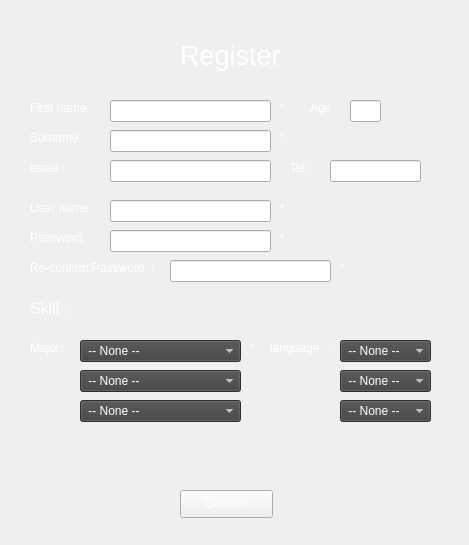
<?xml version="1.0" encoding="UTF-8"?>
<ui version="4.0">
 <class>register_user</class>
 <widget class="QWidget" name="register_user">
  <property name="geometry">
   <rect>
    <x>0</x>
    <y>0</y>
    <width>469</width>
    <height>545</height>
   </rect>
  </property>
  <property name="windowTitle">
   <string>Form</string>
  </property>
  <property name="styleSheet">
   <string notr="true">QWidget{
	background-image: url(:/bg/grey.png);
	color: white
}

QComboBox{	
	background-color: rgb(65, 65, 65);
}

QLabel#error_label{	
	color: red;
}</string>
  </property>
  <widget class="QPushButton" name="confirm_b">
   <property name="geometry">
    <rect>
     <x>180</x>
     <y>490</y>
     <width>93</width>
     <height>28</height>
    </rect>
   </property>
   <property name="text">
    <string>Confirm</string>
   </property>
  </widget>
  <widget class="QLabel" name="label">
   <property name="geometry">
    <rect>
     <x>30</x>
     <y>100</y>
     <width>81</width>
     <height>16</height>
    </rect>
   </property>
   <property name="text">
    <string>First name:</string>
   </property>
  </widget>
  <widget class="QLabel" name="label_2">
   <property name="geometry">
    <rect>
     <x>30</x>
     <y>130</y>
     <width>71</width>
     <height>16</height>
    </rect>
   </property>
   <property name="text">
    <string>Surname  :</string>
   </property>
  </widget>
  <widget class="QLabel" name="label_4">
   <property name="geometry">
    <rect>
     <x>180</x>
     <y>30</y>
     <width>171</width>
     <height>51</height>
    </rect>
   </property>
   <property name="font">
    <font>
     <pointsize>20</pointsize>
    </font>
   </property>
   <property name="text">
    <string>Register</string>
   </property>
  </widget>
  <widget class="QLabel" name="label_5">
   <property name="geometry">
    <rect>
     <x>30</x>
     <y>200</y>
     <width>81</width>
     <height>16</height>
    </rect>
   </property>
   <property name="text">
    <string>User name :</string>
   </property>
  </widget>
  <widget class="QLabel" name="label_6">
   <property name="geometry">
    <rect>
     <x>30</x>
     <y>230</y>
     <width>71</width>
     <height>16</height>
    </rect>
   </property>
   <property name="text">
    <string>Password   :</string>
   </property>
  </widget>
  <widget class="QLabel" name="label_7">
   <property name="geometry">
    <rect>
     <x>310</x>
     <y>100</y>
     <width>53</width>
     <height>16</height>
    </rect>
   </property>
   <property name="text">
    <string>Age :</string>
   </property>
  </widget>
  <widget class="QLabel" name="label_8">
   <property name="geometry">
    <rect>
     <x>30</x>
     <y>300</y>
     <width>53</width>
     <height>16</height>
    </rect>
   </property>
   <property name="font">
    <font>
     <pointsize>12</pointsize>
    </font>
   </property>
   <property name="text">
    <string>Skill :</string>
   </property>
  </widget>
  <widget class="QLineEdit" name="register_firstname">
   <property name="geometry">
    <rect>
     <x>110</x>
     <y>100</y>
     <width>161</width>
     <height>22</height>
    </rect>
   </property>
  </widget>
  <widget class="QLineEdit" name="register_surname">
   <property name="geometry">
    <rect>
     <x>110</x>
     <y>130</y>
     <width>161</width>
     <height>22</height>
    </rect>
   </property>
  </widget>
  <widget class="QLineEdit" name="register_user_2">
   <property name="geometry">
    <rect>
     <x>110</x>
     <y>200</y>
     <width>161</width>
     <height>22</height>
    </rect>
   </property>
  </widget>
  <widget class="QLineEdit" name="register_password">
   <property name="geometry">
    <rect>
     <x>110</x>
     <y>230</y>
     <width>161</width>
     <height>22</height>
    </rect>
   </property>
  </widget>
  <widget class="QLineEdit" name="register_age">
   <property name="geometry">
    <rect>
     <x>350</x>
     <y>100</y>
     <width>31</width>
     <height>22</height>
    </rect>
   </property>
   <property name="text">
    <string/>
   </property>
  </widget>
  <widget class="QComboBox" name="register_major">
   <property name="geometry">
    <rect>
     <x>80</x>
     <y>340</y>
     <width>161</width>
     <height>22</height>
    </rect>
   </property>
   <item>
    <property name="text">
     <string> -- None --</string>
    </property>
   </item>
   <item>
    <property name="text">
     <string>Accounting</string>
    </property>
   </item>
   <item>
    <property name="text">
     <string>Computer Science</string>
    </property>
   </item>
   <item>
    <property name="text">
     <string>Engineering</string>
    </property>
   </item>
   <item>
    <property name="text">
     <string>Business Administration</string>
    </property>
   </item>
   <item>
    <property name="text">
     <string>Sociology/Social Work</string>
    </property>
   </item>
   <item>
    <property name="text">
     <string>Mathematics/Statistics</string>
    </property>
   </item>
   <item>
    <property name="text">
     <string>Psychology</string>
    </property>
   </item>
   <item>
    <property name="text">
     <string>History/Political Science</string>
    </property>
   </item>
   <item>
    <property name="text">
     <string>Healthcare</string>
    </property>
   </item>
   <item>
    <property name="text">
     <string>Education</string>
    </property>
   </item>
   <item>
    <property name="text">
     <string>Environmental Science</string>
    </property>
   </item>
   <item>
    <property name="text">
     <string>Visual &amp; Performing Arts</string>
    </property>
   </item>
  </widget>
  <widget class="QLabel" name="label_9">
   <property name="geometry">
    <rect>
     <x>30</x>
     <y>340</y>
     <width>51</width>
     <height>16</height>
    </rect>
   </property>
   <property name="text">
    <string>Major:</string>
   </property>
  </widget>
  <widget class="QLabel" name="label_10">
   <property name="geometry">
    <rect>
     <x>270</x>
     <y>340</y>
     <width>71</width>
     <height>16</height>
    </rect>
   </property>
   <property name="text">
    <string>language   :</string>
   </property>
  </widget>
  <widget class="QComboBox" name="register_language">
   <property name="geometry">
    <rect>
     <x>340</x>
     <y>340</y>
     <width>91</width>
     <height>22</height>
    </rect>
   </property>
   <item>
    <property name="text">
     <string> -- None -- </string>
    </property>
   </item>
   <item>
    <property name="text">
     <string>English</string>
    </property>
   </item>
   <item>
    <property name="text">
     <string>Thai</string>
    </property>
   </item>
   <item>
    <property name="text">
     <string>Chinese</string>
    </property>
   </item>
   <item>
    <property name="text">
     <string>Spanish</string>
    </property>
   </item>
   <item>
    <property name="text">
     <string>Japanese</string>
    </property>
   </item>
   <item>
    <property name="text">
     <string>Korea</string>
    </property>
   </item>
  </widget>
  <widget class="QLineEdit" name="register_rePassword">
   <property name="geometry">
    <rect>
     <x>170</x>
     <y>260</y>
     <width>161</width>
     <height>22</height>
    </rect>
   </property>
  </widget>
  <widget class="QLabel" name="label_15">
   <property name="geometry">
    <rect>
     <x>30</x>
     <y>260</y>
     <width>141</width>
     <height>16</height>
    </rect>
   </property>
   <property name="text">
    <string>Re-confirm Password  :</string>
   </property>
  </widget>
  <widget class="QLabel" name="label_17">
   <property name="geometry">
    <rect>
     <x>280</x>
     <y>200</y>
     <width>16</width>
     <height>16</height>
    </rect>
   </property>
   <property name="text">
    <string>*</string>
   </property>
  </widget>
  <widget class="QLabel" name="label_18">
   <property name="geometry">
    <rect>
     <x>280</x>
     <y>230</y>
     <width>16</width>
     <height>16</height>
    </rect>
   </property>
   <property name="text">
    <string>*</string>
   </property>
  </widget>
  <widget class="QLabel" name="label_19">
   <property name="geometry">
    <rect>
     <x>340</x>
     <y>260</y>
     <width>16</width>
     <height>16</height>
    </rect>
   </property>
   <property name="text">
    <string>*</string>
   </property>
  </widget>
  <widget class="QLabel" name="label_20">
   <property name="geometry">
    <rect>
     <x>250</x>
     <y>340</y>
     <width>16</width>
     <height>16</height>
    </rect>
   </property>
   <property name="text">
    <string>*</string>
   </property>
  </widget>
  <widget class="QLabel" name="label_21">
   <property name="geometry">
    <rect>
     <x>280</x>
     <y>100</y>
     <width>16</width>
     <height>16</height>
    </rect>
   </property>
   <property name="text">
    <string>*</string>
   </property>
  </widget>
  <widget class="QLabel" name="label_22">
   <property name="geometry">
    <rect>
     <x>280</x>
     <y>130</y>
     <width>16</width>
     <height>16</height>
    </rect>
   </property>
   <property name="text">
    <string>*</string>
   </property>
  </widget>
  <widget class="QLabel" name="label_23">
   <property name="geometry">
    <rect>
     <x>30</x>
     <y>160</y>
     <width>61</width>
     <height>16</height>
    </rect>
   </property>
   <property name="text">
    <string>email :</string>
   </property>
  </widget>
  <widget class="QLineEdit" name="register_email">
   <property name="geometry">
    <rect>
     <x>110</x>
     <y>160</y>
     <width>161</width>
     <height>22</height>
    </rect>
   </property>
  </widget>
  <widget class="QLabel" name="label_24">
   <property name="geometry">
    <rect>
     <x>290</x>
     <y>160</y>
     <width>31</width>
     <height>16</height>
    </rect>
   </property>
   <property name="text">
    <string>Tel :</string>
   </property>
  </widget>
  <widget class="QLineEdit" name="register_tel">
   <property name="geometry">
    <rect>
     <x>330</x>
     <y>160</y>
     <width>91</width>
     <height>22</height>
    </rect>
   </property>
   <property name="text">
    <string/>
   </property>
  </widget>
  <widget class="QComboBox" name="register_major2">
   <property name="geometry">
    <rect>
     <x>80</x>
     <y>370</y>
     <width>161</width>
     <height>22</height>
    </rect>
   </property>
   <item>
    <property name="text">
     <string> -- None --</string>
    </property>
   </item>
   <item>
    <property name="text">
     <string>Accounting</string>
    </property>
   </item>
   <item>
    <property name="text">
     <string>Computer Science</string>
    </property>
   </item>
   <item>
    <property name="text">
     <string>Engineering</string>
    </property>
   </item>
   <item>
    <property name="text">
     <string>Business Administration</string>
    </property>
   </item>
   <item>
    <property name="text">
     <string>Sociology/Social Work</string>
    </property>
   </item>
   <item>
    <property name="text">
     <string>Mathematics/Statistics</string>
    </property>
   </item>
   <item>
    <property name="text">
     <string>Psychology</string>
    </property>
   </item>
   <item>
    <property name="text">
     <string>History/Political Science</string>
    </property>
   </item>
   <item>
    <property name="text">
     <string>Healthcare</string>
    </property>
   </item>
   <item>
    <property name="text">
     <string>Education</string>
    </property>
   </item>
   <item>
    <property name="text">
     <string>Environmental Science</string>
    </property>
   </item>
   <item>
    <property name="text">
     <string>Visual &amp; Performing Arts</string>
    </property>
   </item>
  </widget>
  <widget class="QComboBox" name="register_major3">
   <property name="geometry">
    <rect>
     <x>80</x>
     <y>400</y>
     <width>161</width>
     <height>22</height>
    </rect>
   </property>
   <item>
    <property name="text">
     <string> -- None --</string>
    </property>
   </item>
   <item>
    <property name="text">
     <string>Accounting</string>
    </property>
   </item>
   <item>
    <property name="text">
     <string>Computer Science</string>
    </property>
   </item>
   <item>
    <property name="text">
     <string>Engineering</string>
    </property>
   </item>
   <item>
    <property name="text">
     <string>Business Administration</string>
    </property>
   </item>
   <item>
    <property name="text">
     <string>Sociology/Social Work</string>
    </property>
   </item>
   <item>
    <property name="text">
     <string>Mathematics/Statistics</string>
    </property>
   </item>
   <item>
    <property name="text">
     <string>Psychology</string>
    </property>
   </item>
   <item>
    <property name="text">
     <string>History/Political Science</string>
    </property>
   </item>
   <item>
    <property name="text">
     <string>Healthcare</string>
    </property>
   </item>
   <item>
    <property name="text">
     <string>Education</string>
    </property>
   </item>
   <item>
    <property name="text">
     <string>Environmental Science</string>
    </property>
   </item>
   <item>
    <property name="text">
     <string>Visual &amp; Performing Arts</string>
    </property>
   </item>
  </widget>
  <widget class="QComboBox" name="cregister_language2">
   <property name="geometry">
    <rect>
     <x>340</x>
     <y>370</y>
     <width>91</width>
     <height>22</height>
    </rect>
   </property>
   <item>
    <property name="text">
     <string> -- None -- </string>
    </property>
   </item>
   <item>
    <property name="text">
     <string>English</string>
    </property>
   </item>
   <item>
    <property name="text">
     <string>Thai</string>
    </property>
   </item>
   <item>
    <property name="text">
     <string>Chinese</string>
    </property>
   </item>
   <item>
    <property name="text">
     <string>Spanish</string>
    </property>
   </item>
   <item>
    <property name="text">
     <string>Japanese</string>
    </property>
   </item>
   <item>
    <property name="text">
     <string>Korea</string>
    </property>
   </item>
  </widget>
  <widget class="QComboBox" name="register_language3">
   <property name="geometry">
    <rect>
     <x>340</x>
     <y>400</y>
     <width>91</width>
     <height>22</height>
    </rect>
   </property>
   <item>
    <property name="text">
     <string> -- None -- </string>
    </property>
   </item>
   <item>
    <property name="text">
     <string>English</string>
    </property>
   </item>
   <item>
    <property name="text">
     <string>Thai</string>
    </property>
   </item>
   <item>
    <property name="text">
     <string>Chinese</string>
    </property>
   </item>
   <item>
    <property name="text">
     <string>Spanish</string>
    </property>
   </item>
   <item>
    <property name="text">
     <string>Japanese</string>
    </property>
   </item>
   <item>
    <property name="text">
     <string>Korea</string>
    </property>
   </item>
  </widget>
  <widget class="QLabel" name="error_label">
   <property name="geometry">
    <rect>
     <x>60</x>
     <y>440</y>
     <width>351</width>
     <height>51</height>
    </rect>
   </property>
   <property name="text">
    <string/>
   </property>
  </widget>
 </widget>
 <resources>
  <include location="resource_pic/source.qrc"/>
 </resources>
 <connections/>
</ui>
